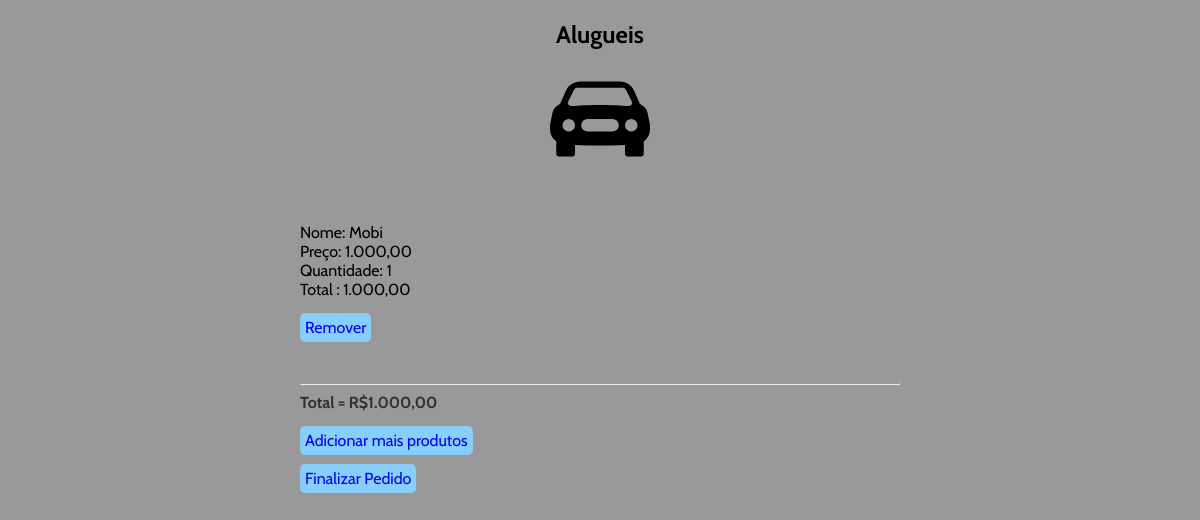
Screenshot of /carrinho.php?add=carrinho&id=1 with the database file from the repository.
### tables this page shows
CREATE TABLE `produtos` (
  `id` int NOT NULL AUTO_INCREMENT,
  `marca` char(20) DEFAULT NULL,
  `nome` char(200) DEFAULT NULL,
  `quantidade` int DEFAULT NULL,
  `preco` double DEFAULT NULL,
  `foto` char(100) DEFAULT NULL,
  PRIMARY KEY (`id`)
);

### carrinho.php (the view, shortened to what this page needs)
<!DOCTYPE html>
<html lang="en">
<head>
</head>
<body>
    <div class="titulo">
        <h2> Alugueis</h2>
    </div>
<div class="container">
<?php
$totalt = null;
if (isset($_GET['add']) && $_GET['add'] =="carrinho"){
    $idProduto = $_GET['id'];
}
if (count($_SESSION['itens']) == 0) {
    echo "Carrinho está Vazio!<br><br><a href='aluguel.php'> Quero alugar!</a>";
}else{
    $conexao = new PDO('mysql:host=localhost;dbname=GoDriver','root','senac');
    foreach($_SESSION['itens'] as $idProduto => $quantidade)
    {
    $select = $conexao -> prepare("select * from produtos where id=?");
    $select->bindParam(1,$idProduto);
    $select -> execute();
    $produtos = $select ->fetchAll();
    $total= $quantidade * $produtos[0]["preco"];
    $totalt +=  $total;
    echo   'Nome: '.$produtos[0]["nome"].'<br>
            Preço: '.number_format($produtos[0]["preco"] ,2,",",".").'<br>
            Quantidade: '.$quantidade.'<br>
            Total : '.number_format($total ,2,",",".").'<br><br>
  <a href="remover.php?remover=carrinho&id='.$idProduto.'">Remover</a><br><br><br><hr>';
 }
 echo "<strong style='color: #303030'>Total = R$".number_format($totalt ,2,",",".").'<br><br></strong>';
 echo "<a style='background-color:##87cefa'; href='alugueis.php'> Adicionar mais produtos</a>";
echo "<br><br><a href='finalizar.php' class='link'>Finalizar Pedido</a>";
}
?>
</div>
</body>
</html>

### carrinho.php (style rules this page uses)
body { background-color: #999999; color: black; font-family: 'Cabin', sans-serif; }
.container { margin:auto; max-width: 600px; }
.container a { text-decoration: none; background-color:#87cefa; padding:5px; border-radius: 5px; }
.titulo { margin:auto; text-align: center; margin-bottom: 50px; }

### rows the page displays
produtos: nome "Mobi", preco "1.000,00", quantidade "1"

### other values shown
$totalt "1.000,00"
